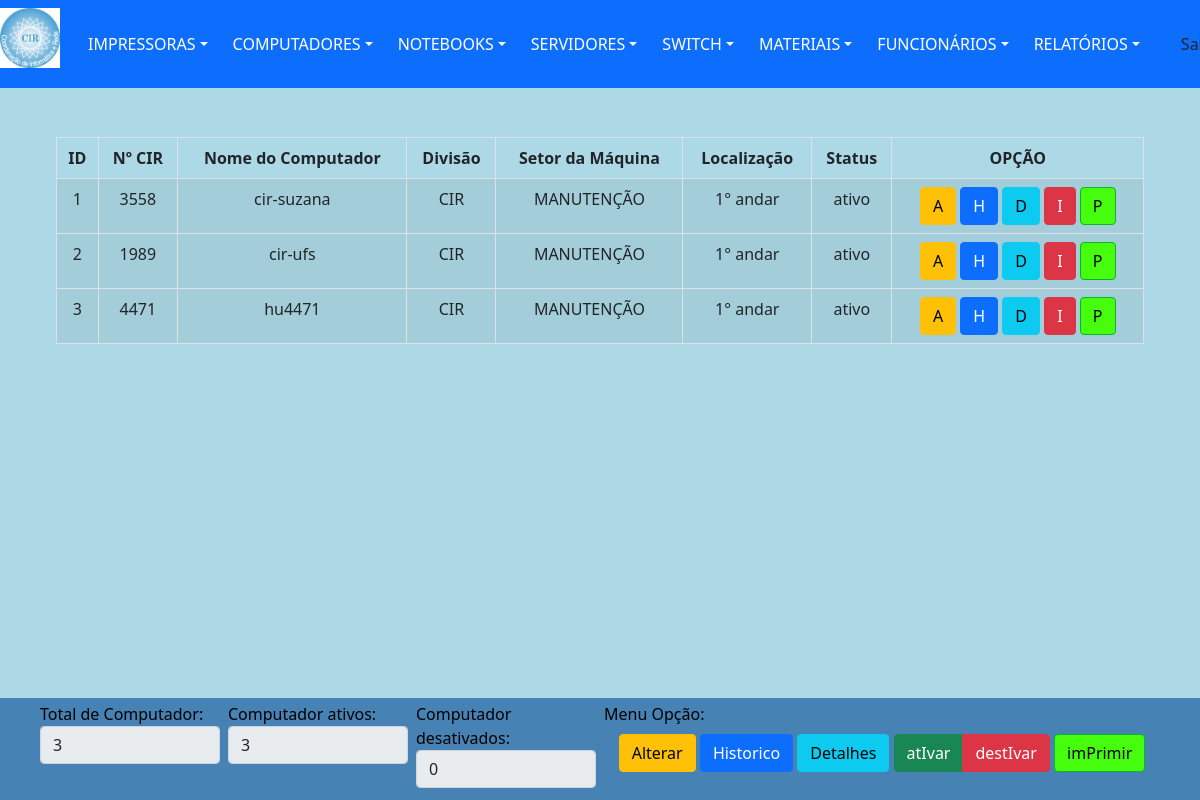
/views/computadorListar.php (signed in), run on the app's committed database.
### tables this page shows
CREATE TABLE `computador` (
  `idComputador` int(11) NOT NULL,
  `numCir` int(6) DEFAULT NULL,
  `numPatrimonio` int(11) DEFAULT NULL,
  `numPatReitoria` int(11) DEFAULT NULL,
  `nomeComputador` varchar(20) DEFAULT NULL,
  `dataCadastro` date DEFAULT NULL,
  `respCadastro` varchar(30) DEFAULT NULL,
  `dataAltCadastro` date DEFAULT NULL,
  `respAltCadastro` varchar(30) DEFAULT NULL,
  `sistemaOpera` varchar(21) DEFAULT NULL,
  `modelMaquina` varchar(50) DEFAULT NULL,
  `memoria` varchar(10) DEFAULT NULL,
  `numIp` varchar(15) DEFAULT NULL,
  `numMac` varchar(17) DEFAULT NULL,
  `tipoHD` varchar(255) DEFAULT NULL,
  `nomeUsuario` varchar(50) DEFAULT NULL,
  `statusComp` varchar(7) DEFAULT NULL,
  `obs` varchar(255) DEFAULT NULL,
  `idFuncionario` int(11) DEFAULT NULL,
  `idSetor` int(11) DEFAULT NULL,
  `idTipoProcessador` int(11) DEFAULT NULL
);

CREATE TABLE `setor` (
  `idSetor` int(11) NOT NULL,
  `idDivisao` int(11) DEFAULT NULL,
  `localizacao` varchar(10) DEFAULT NULL,
  `ramal` varchar(4) DEFAULT NULL,
  `respSetor` varchar(30) DEFAULT NULL,
  `nomeLocal` varchar(150) DEFAULT NULL
);

CREATE TABLE `divisao` (
  `idDivisao` int(11) NOT NULL,
  `divisao` varchar(10) DEFAULT NULL
);

### dao/DAO-controleCir.php (called while the page is built, shortened)
<?php
	class ControleCirDAO
		{
            public function ListarTudo($nomeTabela)
                {
                    $conn = Database::connect();
                    $conn->exec('SET CHARACTER SET utf8');
                    $sql = "SELECT * FROM $nomeTabela";
                    try
                        {
                            $listar = $conn->query($sql);
                            $buscar = $listar->fetchAll(PDO::FETCH_OBJ);
                            $numRows = $listar->rowCount();
                        }
                    catch (PDOException $exc)
                        {
                            $buscar = $exc->getTraceAsString();
                        }
                    return $buscar;
                }
            public function Buscalocal($idSetor)
                {
                    $conn = Database::connect();
                    $conn->exec('SET CHARACTER SET utf8');
                    $sql = "SELECT * FROM setor s, divisao d
                    WHERE s.idSetor = '$idSetor'
                    AND s.idDivisao = d.idDivisao";
                     try
                        {
                            $listar = $conn->query($sql);
                            $buscar = $listar->fetchAll(PDO::FETCH_OBJ);
                        }
                    catch (PDOException $exc)
                        {
                            $buscar = $exc->getTraceAsString();
                        }
                    return $buscar;
                }
        }
?>

### views/computadorListar.php (the view, shortened to what this page needs)
<?php
	include "../template/menuPrincipal.php";
	$inativo = 0;
	$ativo = 0;
?>
			<nav class="fixed  navbar navbar-dark">
				<div class="line col-md-12 p-5 position-absolute top-50 bottom-150 end-150">
                    <div class="col-md-12 py-5 px-2">
						<table class="table table-striped table-bordered table-condensed">
							<thead>
								<tr>
									<th>ID</th>
                                    <th>Nº CIR</th>
									<th>Nome do Computador</th>
									<th>Divisão</th>
									<th>Setor da Máquina</th>
									<th>Localização</th>
									<th>Status</th>
									<th>OPÇÃO</th>
								</tr>
							</thead>
							<tbody>
								<?php
									$nomeTabela = "computador";
									require_once '../dao/DAO-controleCir.php';
									$compAltDAO = new ControleCirDAO();
									foreach($compAltDAO-> ListarTudo($nomeTabela)  as $comp)
										{ ?>
											<tr>
												<td>
													<?php
														echo $idComputador = $comp->idComputador;
													?>
												</td>
												<td>
													<?php
														echo $numCir = $comp->numCir;
													?>
												</td>
												<td><?php echo $comp->nomeComputador ?></td>
												<td>
													<?php   $idSetor = $comp->idSetor;
															$setorDAO = new ControleCirDAO();
															foreach($setorDAO->Buscalocal($idSetor) as $Setor)
																{
																	$divisao1= $Setor->divisao;
																	$nomeLocal1 = $Setor->nomeLocal;
																	$localizacao1 = $Setor->localizacao;
																	echo $divisao1;
																}
													?>
												</td>
												<td><?php echo $nomeLocal1?></td>
												<td><?php echo $localizacao1?></td>
												<td><?php echo $statusComp = $comp->statusComp?></td>
												<td class='operations'>
                                                    <div class="btn-group pull-left" >
                                                        <a href="./computadorAlterar.php?action=1&id=<?php echo $comp->idComputador;?> " class="btn btn-small btn-warning table-edit">A<i class="icon-edit"></i></a>
                                                    </div>
                                                    <div class="btn-group pull-left">
                                                    	<a href="./historicoComp.php?action=1&id=<?php echo $comp->idComputador; ?>" class="btn btn-primary">H<i class="icon-remove"></i></a>
                                                    </div>
                                                    <div class="btn-group pull-left">
                                                        <a href="./computadorDetalhes.php?action=1&id=<?php echo $comp->idComputador; ?>" class="btn btn-info">D<i class="icon-remove"></i></a>
                                                    </div>
                                                    <div class="btn-group pull-left">
														<?php
                                                            if($statusComp != "ativo")
                                                                {
                                                                    $html = "<a href='../controllers/ativarDesativarComp.php?action=1&id=$idComputador' class='btn btn-small btn-success'>I<i class='icon-remove'></i></a>";
                                                                    $inativo++;
																	echo $html;
                                                                }
															else
                                                                {
                                                                    $html = "<a href='../controllers/ativarDesativarComp.php?action=2&id=$idComputador' class='btn btn-small btn-danger'>I<i class='icon-remove'></i></a>";
                                                                    $ativo++;
																	echo $html;
                                                                }
                                                        ?>
                                                    </div>
													<div class="btn-group pull-left">
                                                        <a href="../gerarPdf/computadorImprimirDados.php?action=1&id=<?php echo $comp->idComputador; ?>" target="_blank" class="btn btn-small btn-ufs">P<i class="icon-remove"></i></a>
                                                    </div>
                                                </td>
											<tr>
										<?php
										} ?>
							</tbody>
						</table>
					</div>
				</div>
			</nav>
		<div class="fixed-bottom p-1 px-md-5 col-md-12 bg-ufs text-black1">
			<div class="row">
				<div class="col px-md-1 col-md-2">
					<label for="inputSuccess" class="control-label">Total de Computador:</label>
					<input type="text" class="form-control" value="<?php echo $_SESSION['numUser'];?>" readonly >
				</div>
				<div class="col px-md-1 col-md-2">
					<label for="inputSuccess" class="control-label">Computador ativos:</label>
					<input type="text" class="form-control" value="<?php echo $ativo;?>" readonly>
				</div>
				<div class="col px-md-1 col-md-2">
					<label for="inputSuccess" class="control-label">Computador desativados:</label>
					<input type="text" class="form-control" value="<?php echo $inativo;?>" readonly>
				</div>
				<div class="col px-md-1 col-md-6">
					<label for="inputSuccess" class="control-label">Menu Opção:</label>
							<table class="table table-borderless">
								<thead>
									<tr>
										<th>
											<div class="btn-group pull-left" >
												<a class="btn btn-small btn-warning table-edit">Alterar<i class="icon-edit"></i></a>
											</div>
											<div class="btn-group pull-left">
												<a class="btn btn-primary">Historico<i class="icon-remove"></i></a>
											</div>
											<div class="btn-group pull-left">
												<a class="btn btn-info">Detalhes<i class="icon-remove"></i></a>
											</div>
											<div class="btn-group pull-left">
												<a class="btn btn-small btn-success">atIvar<i class="icon-remove"></i></a>
												<a class="btn btn-small btn-danger">destIvar<i class="icon-remove"></i></a>
											</div>
											<div class="btn-group pull-left">
												<a class="btn btn-small btn-ufs">imPrimir<i class="icon-remove"></i></a>
											</div>
										</th>
									</tr>
								</thead>
							</table>
				</div>
			</div>
		</div>
	</body>
</html>

### template/menuPrincipal.php (style rules this page uses)
body { background-color: #ADD8E6; }
table, th, td { padding: 5px; text-align:center; }

### data on the page
computador: idComputador "1", numCir "3558", nomeComputador "cir-suzana", idSetor.nomeLocal "MANUTENÇÃO", idSetor.localizacao "1° andar", statusComp "ativo"
setor: idDivisao.divisao "CIR"
computador: idComputador "2", numCir "1989", nomeComputador "cir-ufs", idSetor.nomeLocal "MANUTENÇÃO", idSetor.localizacao "1° andar", statusComp "ativo"
computador: idComputador "3", numCir "4471", nomeComputador "hu4471", idSetor.nomeLocal "MANUTENÇÃO", idSetor.localizacao "1° andar", statusComp "ativo"
